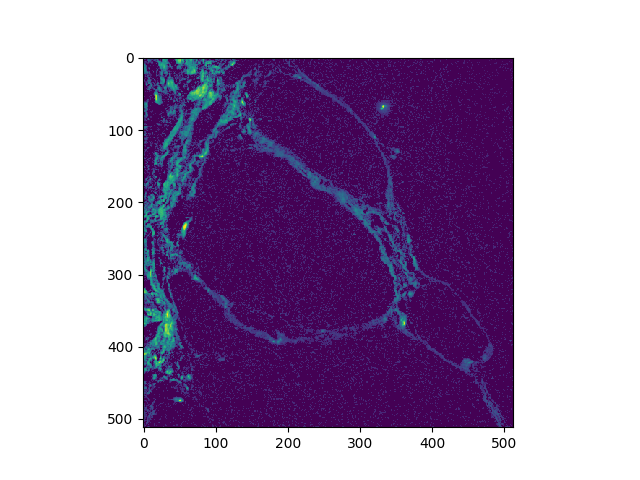
#> input picture equalised_image.png, 640 x 480 px; its folder holds only this picture in this run
$ python -i image_tools.py   (imports and definitions only)   (older library calls are emulated)
#> lines starting #> are read from the running program, lines starting #| are printed output that depends on the picture
"""
ColECM: Collagen ExtraCellular Matrix Simulation
ANALYSIS ROUTINE

Created by: Frank Longford
Created on: 09/03/2018

Last Modified: 19/04/2018
"""

import sys, os, time
import numpy as np
import scipy as sp

import networkx as nx
from networkx.algorithms import approximation as approx
from networkx.algorithms.efficiency import local_efficiency, global_efficiency

from PIL import Image

from scipy.misc import derivative
from scipy.ndimage.filters import gaussian_filter
from scipy.ndimage.morphology import binary_fill_holes, binary_dilation
from scipy.optimize import curve_fit, minimize

from skimage import data, measure, img_as_float, draw, io
from skimage.transform import rescale
from skimage.morphology import (disk, dilation)
from skimage.color import rgb2grey, rgb2hsv, hsv2rgb
from skimage.restoration import denoise_nl_means, estimate_sigma
from skimage.feature import structure_tensor, hessian_matrix, greycomatrix, greycoprops
from skimage.exposure import rescale_intensity

import utilities as ut
from filters import tubeness
from extraction import FIRE, adj_analysis


# [158 lines left out: functions load_image, set_HSB, preprocess_image, select_samples, fourier_transform_analysis, not called in this run]


def derivatives(image, rank=1):
	"""
	Returns derivates of order "rank" for imput image at each pixel

	Parameters
	----------

	image:  array_like (float); shape(n_y, n_x)
		Image to analyse

	rank:  int (optional)
		Order of derivatives to return (1 = first order, 2 = second order)

	Returns
	-------

	derivative:  array_like (float); shape=(2 or 4, n_y, n_x)
		First or second order derivatives at each image pixel
	"""

	derivative = np.zeros(((2,) + image.shape))
	derivative[0] += np.nan_to_num(np.gradient(image, edge_order=1, axis=-2))
	derivative[1] += np.nan_to_num(np.gradient(image, edge_order=1, axis=-1))

	if rank == 2:
		second_derivative = np.zeros(((4,) + image.shape))
		second_derivative[0] += np.nan_to_num(np.gradient(derivative[0], edge_order=1, axis=-2))
		second_derivative[1] += np.nan_to_num(np.gradient(derivative[1], edge_order=1, axis=-2))
		second_derivative[2] += np.nan_to_num(np.gradient(derivative[0], edge_order=1, axis=-1))
		second_derivative[3] += np.nan_to_num(np.gradient(derivative[1], edge_order=1, axis=-1))

		return second_derivative

	else: return derivative


def form_nematic_tensor(image, sigma=None, size=None):
	"""
	form_nematic_tensor(dx_shg, dy_shg)

	Create local nematic tensor n for each pixel in dx_shg, dy_shg

	Parameters
	----------

	dx_grid:  array_like (float); shape=(nframe, n_y, n_x)
		Matrix of derivative of image intensity with respect to x axis for each pixel

	dy_grid:  array_like (float); shape=(nframe, n_y, n_x)
		Matrix of derivative of image intensity with respect to y axis for each pixel

	Returns
	-------

	n_vector:  array_like (float); shape(nframe, n_y, n_x, 2, 2)
		Flattened 2x2 nematic vector for each pixel in dx_shg, dy_shg (n_xx, n_xy, n_yx, n_yy)

	"""

	if image.ndim == 2: image = image.reshape((1,) + image.shape)
	nframe = image.shape[0]
#> nframe = 480

	dx_shg, dy_shg = derivatives(image)
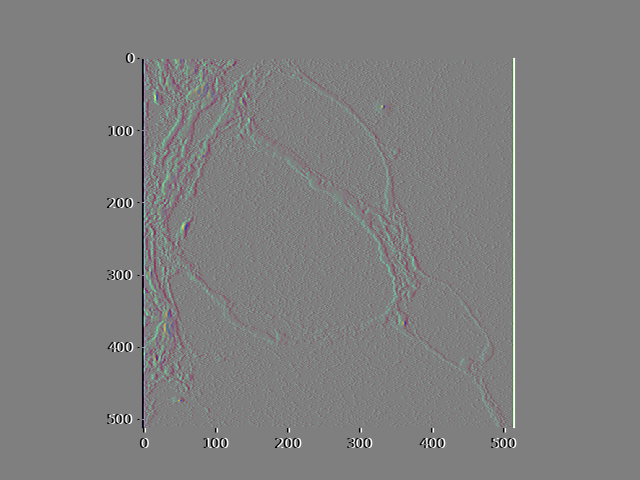
#> dx_shg: shape (480, 640, 3) float64; mean R, G, B 0, 0, 0; drawn with min black and max white
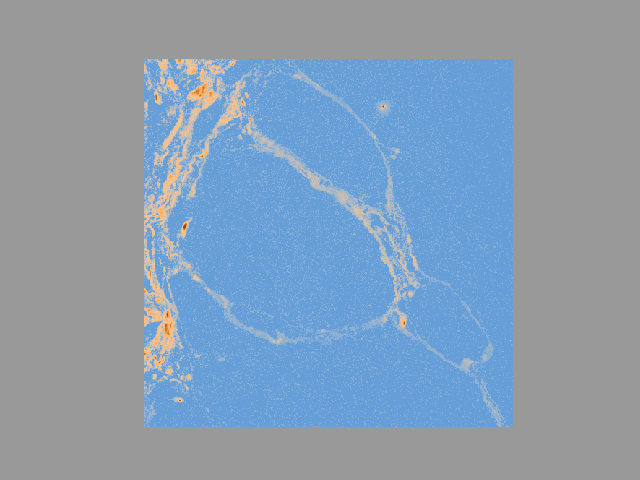
#> dy_shg: shape (480, 640, 3) float64; mean R, G, B -21.1, 6.4, 34; drawn with min black and max white
	r_xy_2 = (dx_shg**2 + dy_shg**2)
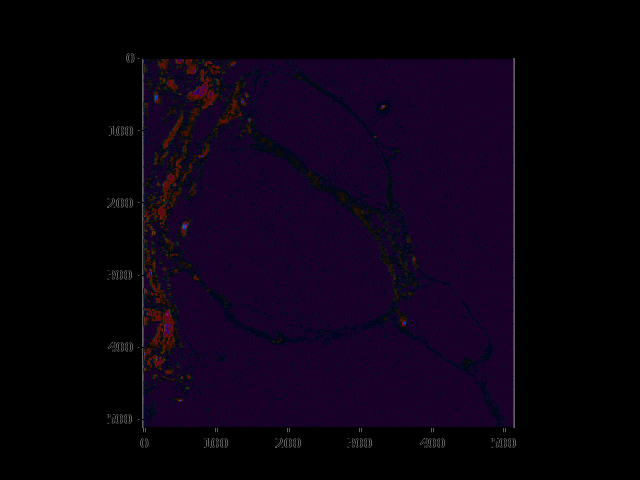
#> r_xy_2: shape (480, 640, 3) float64; mean R, G, B 1847.5, 379.2, 2948.3; drawn with min black and max white
	indicies = np.where(r_xy_2 > 0)

	nxx = np.zeros(dx_shg.shape)
	nyy = np.zeros(dx_shg.shape)
	nxy = np.zeros(dx_shg.shape)

	nxx[indicies] += dy_shg[indicies]**2 / r_xy_2[indicies]
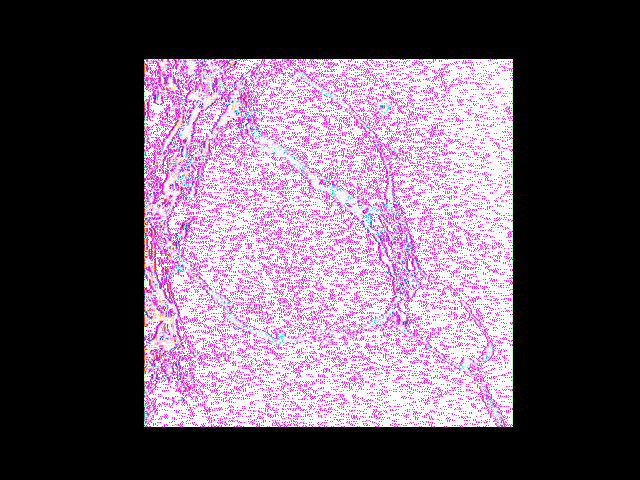
#> nxx: shape (480, 640, 3) float64; mean R, G, B 0.434, 0.346, 0.432
	nyy[indicies] += dx_shg[indicies]**2 / r_xy_2[indicies]
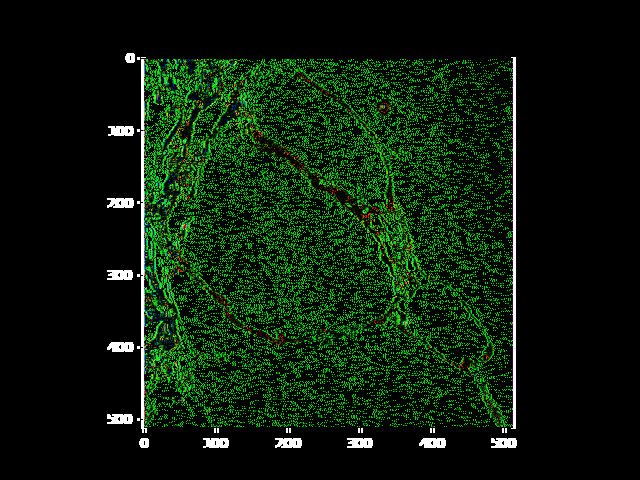
#> nyy: shape (480, 640, 3) float64; mean R, G, B 0.0241, 0.111, 0.0255
	nxy[indicies] -= dx_shg[indicies] * dy_shg[indicies] / r_xy_2[indicies]
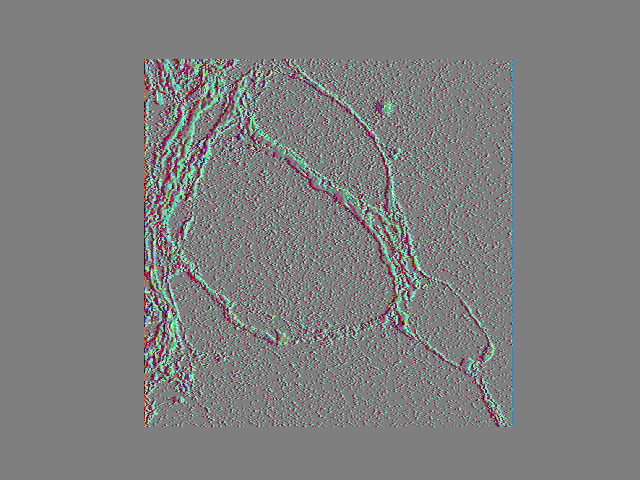
#> nxy: shape (480, 640, 3) float64; mean R, G, B -0.00048, 0.000769, 0.000432; drawn with min black and max white

	if sigma != None:
		for frame in range(nframe):
			nxx[frame] = gaussian_filter(nxx[frame], sigma=sigma)
			nyy[frame] = gaussian_filter(nyy[frame], sigma=sigma)
			nxy[frame] = gaussian_filter(nxy[frame], sigma=sigma)

	n_tensor = np.stack((nxx, nxy, nxy, nyy), -1).reshape(nxx.shape + (2,2))
	if nframe == 1: n_tensor = n_tensor.reshape(n_tensor.shape[1:])

	return n_tensor


# [354 lines left out: functions form_structure_tensor, form_hessian_tensor, tensor_analysis, get_curvature, network_extraction, draw_network and 2 more, not called in this run]

"""Deprecated"""

# [74 lines left out: function smart_nematic_tensor_analysis, not called in this run]

>>> import cv2
>>> picture = cv2.cvtColor(cv2.imread('../equalised_image.png'), cv2.COLOR_BGR2RGB)
>>> result = form_nematic_tensor(picture)
